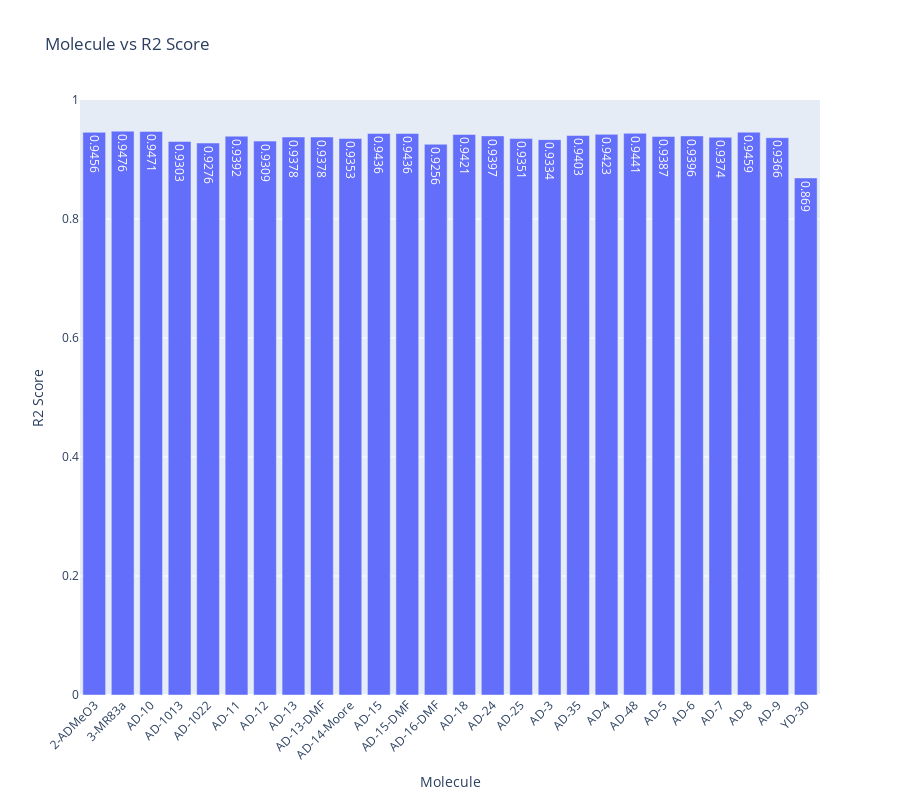

The notebook cell this image was saved under:
### Code cell
import plotly.express as px
import pandas as pd

# Create the bar plot
fig = px.bar(final_results_top48, x='Molecule', y='r2_score', title='Molecule vs R2 Score',
             labels={'r2_score': 'R2 Score', 'Molecule': 'Molecule'},
             text=final_results_top48['r2_score'].round(4))

# Update layout for better readability
fig.update_layout(
    xaxis_title='Molecule',
    yaxis_title='R2 Score',
    xaxis_tickangle=-45,
    yaxis=dict(range=[0, 1]),
    height = 800
)

# Display the plot
fig.show()

### Figure 1 — Plotly figure (JSON) as saved in the notebook; plotly's stock layout.template omitted (floating-point values rounded to 4 significant figures)
{"data": [{"alignmentgroup": "True", "hovertemplate": "Molecule=%{x}<br>R2 Score=%{y}<br>text=%{text}<extra></extra>", "legendgroup": "", "marker": {"color": "#636efa", "pattern": {"shape": ""}}, "name": "", "offsetgroup": "", "orientation": "v", "showlegend": false, "text": [0.9456, 0.9476, 0.9471, 0.9303, 0.9276, 0.9392, 0.9309, 0.9378, 0.9378, 0.9353, 0.9436, 0.9436, 0.9256, 0.9421, 0.9397, 0.9351, 0.9334, 0.9403, 0.9423, 0.9441, 0.9387, 0.9396, 0.9374, 0.9459, 0.9366, 0.869], "textposition": "auto", "type": "bar", "x": ["2-ADMeO3", "3-MR83a", "AD-10", "AD-1013", "AD-1022", "AD-11", "AD-12", "AD-13", "AD-13-DMF", "AD-14-Moore", "AD-15", "AD-15-DMF", "AD-16-DMF", "AD-18", "AD-24", "AD-25", "AD-3", "AD-35", "AD-4", "AD-48", "AD-5", "AD-6", "AD-7", "AD-8", "AD-9", "YD-30"], "xaxis": "x", "y": [0.9456, 0.9476, 0.9471, 0.9303, 0.9276, 0.9392, 0.9309, 0.9378, 0.9378, 0.9353, 0.9436, 0.9436, 0.9256, 0.9421, 0.9397, 0.9351, 0.9334, 0.9403, 0.9423, 0.9441, 0.9387, 0.9396, 0.9374, 0.9459, 0.9366, 0.869], "yaxis": "y"}], "layout": {"barmode": "relative", "height": 800, "legend": {"tracegroupgap": 0}, "title": {"text": "Molecule vs R2 Score"}, "xaxis": {"anchor": "y", "domain": [0, 1], "tickangle": -45, "title": {"text": "Molecule"}}, "yaxis": {"anchor": "x", "domain": [0, 1], "range": [0, 1], "title": {"text": "R2 Score"}}}}
